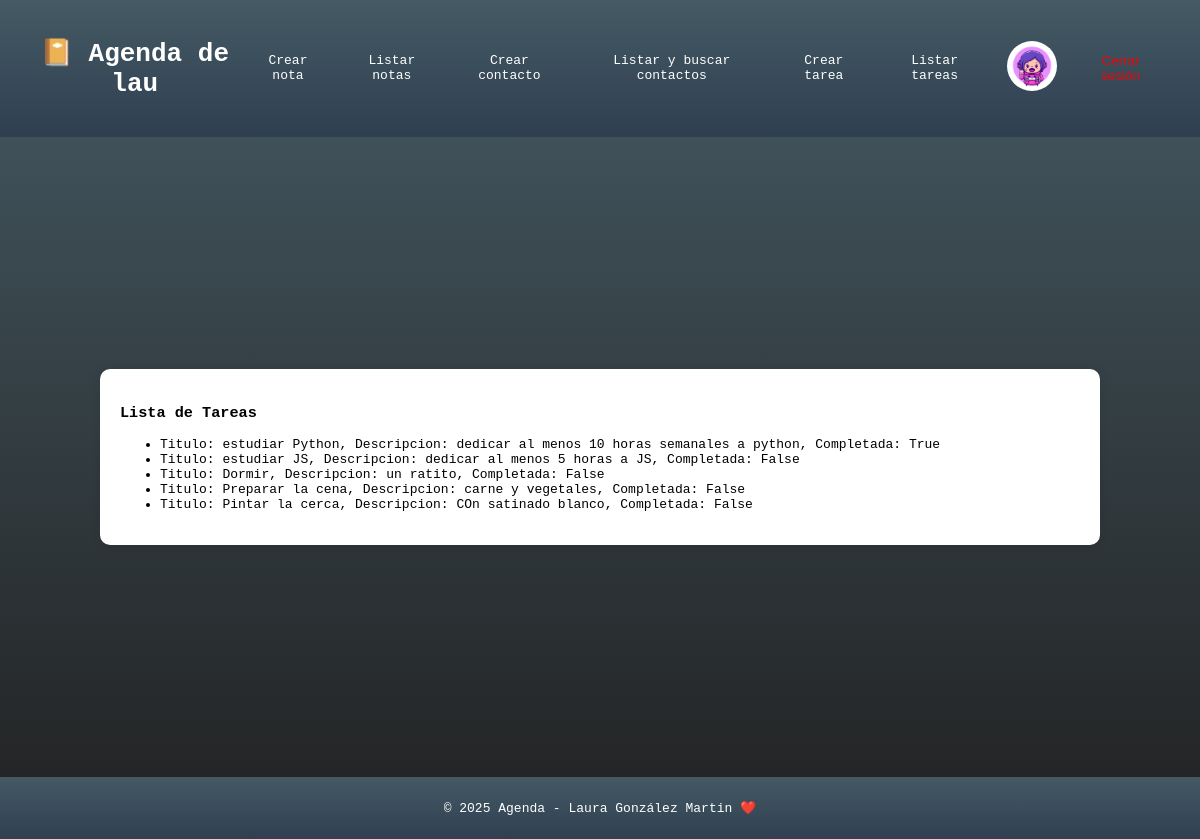
/listar-tareas/ (signed in), run on the app's committed database.
### usuarios/models.py (models this page shows, shortened)
class Avatar(models.Model):
    user = models.OneToOneField(User, on_delete=models.CASCADE)
    imagen = models.ImageField(upload_to='avatars/', default='avatars/defaultAvatar.png')

### mi_app/models.py (models this page shows)
class Tarea(models.Model):
    titulo = models.CharField(max_length=50)
    descripcion = models.TextField()
    completada = models.BooleanField(default=False)
    def __str__(self):
        return f'Titulo: {self.titulo},\nDescripcion: {self.descripcion},\nCompletada: {self.completada}'

### mi_app/views.py (the view)
# urls.py: path('listar-tareas/', views.listar_tareas, name='listar-tareas'),
@login_required
def listar_tareas(request):
    tareas = Tarea.objects.all()
    return render(request, "mi_app/listar_tareas.html", {"tareas": tareas})

### mi_app/templates/mi_app/listar_tareas.html
{% extends 'base.html' %}
{% block content %}
<h3>Lista de Tareas</h3>
<ul>
  {% for tarea in tareas %}
  <li>{{ tarea }}</li>
  {% endfor %}
</ul>
{% endblock content %}

### templates/base.html (shortened to what this page needs)
<!DOCTYPE html>
<html lang="en">
  <head>
  </head>
  <body>
    <header>
      <h1><a href="/">📔 Agenda de {{user.username|default:"invitado"}}</a></h1>
      <nav>
        <ul>
          {% if user.is_authenticated %}
          <li><a href="/crear-nota">Crear nota</a></li>
          <li><a href="/listar-notas">Listar notas</a></li>
          <li><a href="/crear-contacto">Crear contacto</a></li>
          <li><a href="/listar-contactos">Listar y buscar contactos</a></li>
          <li><a href="/crear-tarea">Crear tarea</a></li>
          <li><a href="/listar-tareas">Listar tareas</a></li>
          <li>
          <a href="/usuarios/profile-update">
            {% if user.avatar and user.avatar.imagen %}
            <img src="{{user.avatar.imagen.url}}" alt="{{user.username}}">
            {% else %}
            <img src="https://cdn-icons-png.flaticon.com/512/149/149071.png" alt="{{ user.username }}">
            {% endif %}
          </a>
          </li>
          <li>
            <form method="post" action="{% url 'logout' %}">
              <button
                type="submit"
                style="
                  background: none;
                  border: none;
                  color: rgb(238, 6, 6);
                  padding: 0;
                  cursor: pointer;
                "
              >
              </button>
            </form>
          </li>
          {% else %}
          <li><a href="{% url 'acerca-de' %}">Acerca de mi</a></li>
          <li><a href="{% url 'register' %}">Registro</a></li>
          <li><a href="{% url 'login' %}">Login</a></li>
          {% endif %}
        </ul>
      </nav>
    </header>
    <main>
      <div class="container">{% block content %} {% endblock content %}</div>
    </main>
    <footer>
      <p>&copy; 2025 Agenda - Laura González Martin ❤️</p>
    </footer>
  </body>
</html>

### templates/base.html (style rules this page uses)
body { font-family: monospace; margin: 0; padding: 0; background: linear-gradient(to bottom, #455a64, #212121); background-attachment: fixed; }
header { background: linear-gradient(to bottom, #455a64, #2f3f51); color: #fff; padding: 20px; text-align: center; display: flex; justify-content: space-between; }
header h1 a { color: white; text-decoration: none; }
header nav { display: flex; justify-content: space-between; align-items: center; }
header nav ul { list-style-type: none; margin: 0; padding: 0; display: flex; }
header nav ul li { margin-right: 20px; padding: 4px; align-content: center; }
header nav a { color: #fff; text-decoration: none; }
header nav img { width: 50px; height: 50px; border-radius: 50%; }
main { display: flex; justify-content: center; align-items: center; height: 80vh; }
footer { background: linear-gradient(to bottom, #455a64, #2f3f51); color: #fff; padding: 10px; text-align: center; clear: both; }
.container { width: 80%; max-height: 70%; overflow-y: scroll; margin: 0 auto; background-color: #fff; padding: 20px; border-radius: 10px; box-shadow: 0 0 10px rgba(0, 0, 0, 0.1); }

### data on the page
Tarea: titulo+descripcion+completada "Titulo: estudiar Python, Descripcion: dedicar al menos 10 horas semanales a python, Completada: True"
Tarea: titulo+descripcion+completada "Titulo: estudiar JS, Descripcion: dedicar al menos 5 horas a JS, Completada: False"
Tarea: titulo+descripcion+completada "Titulo: Dormir, Descripcion: un ratito, Completada: False"
Tarea: titulo+descripcion+completada "Titulo: Preparar la cena, Descripcion: carne y vegetales, Completada: False"
Tarea: titulo+descripcion+completada "Titulo: Pintar la cerca, Descripcion: COn satinado blanco, Completada: False"

### other printed values
{{ user.username|default:"invitado" }} "lau"
